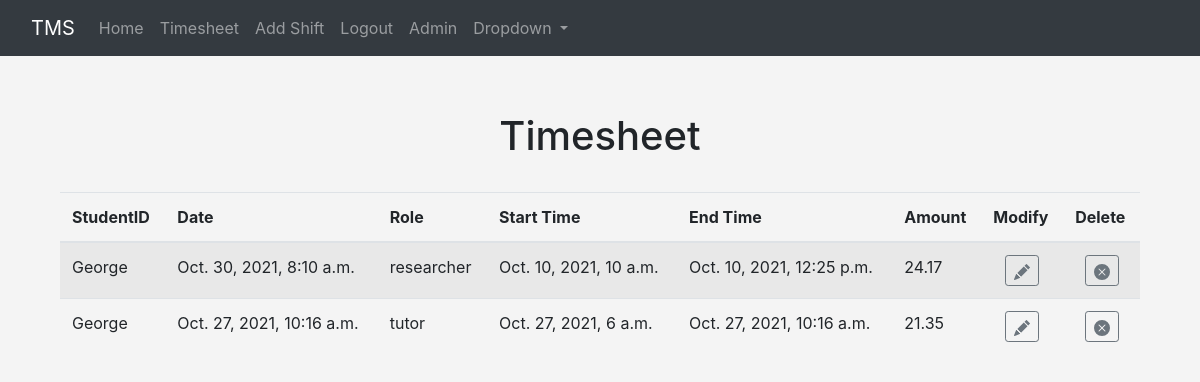
The page /shifts (signed in) on the database as committed earlier.
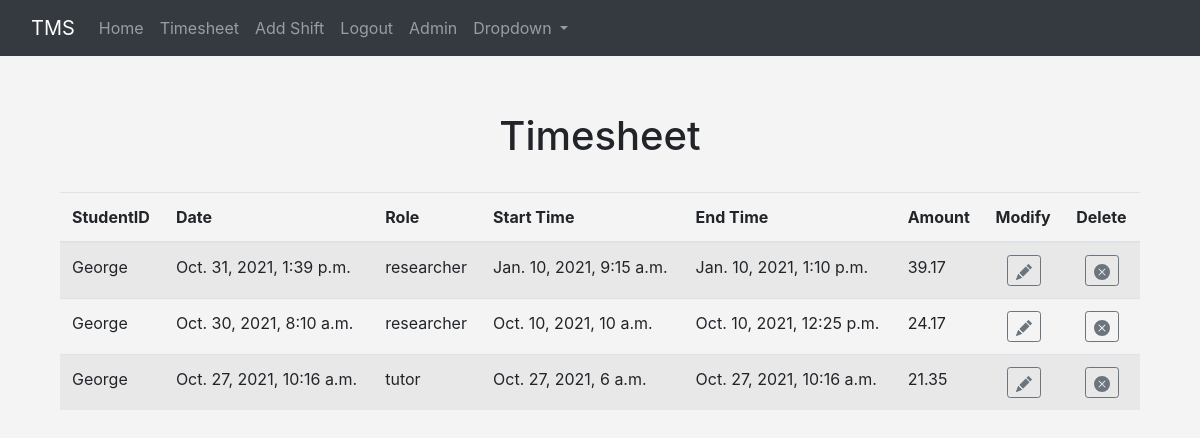
The same page on the database as committed later.
### timesheet/models.py (models this page shows, shortened)
class Shift(models.Model):
    studentID = models.ForeignKey(User, blank=True, null=True, on_delete=models.CASCADE)
    date = models.DateTimeField('Date added', auto_now_add=True)
    role = models.ForeignKey(Roles, blank=True, null=True, on_delete=models.SET_NULL)
    startHour = models.DateTimeField('Time started working')
    endHour = models.DateTimeField('Time finished working')
    def payment(self):
        time = self.endHour - self.startHour                                 #calculate time working
        payment = round(self.role.hourlyPay * time.seconds / 60 / 60,2)      #hourlyPay * hours worked, rounded for 2 demicals
        return payment

class Roles(models.Model):
    name = models.CharField('Type of role', max_length=120)
    hourlyPay = models.IntegerField('Payment per hour for a role')
    def __str__(self):
        return self.name

### timesheet/views.py (the view)
# urls.py: path('shifts', views.shifts, name="shifts"),
def shifts(request):
    shifts = Shift.objects.all().order_by('-date')
    return render(request, 'timesheet/shifts.html',{'shifts': shifts})

### timesheet/templates/timesheet/shifts.html (shortened to what this page needs)
{% extends 'timesheet/base.html' %}
    {% block content %}
    <center>
    <br>
    <div class="container">
        <h1>Timesheet</h1> <br/>
        <table class="table table-striped">
          <thead>
            <tr>
                <th scope="col">StudentID</th>
                <th scope="col">Date</th>
                <th scope="col">Role</th>
                <th scope="col">Start Time</th>
                <th scope="col">End Time</th>
                <th scope="col">Amount</th>
                <th scope="col">Modify</th>
                <th scope="col">Delete</th>
            </tr>
          </thead>
            {% for shift in shifts %}
                {% if user == shift.studentID %}
                    <tr>
                        <td>
                        {{ shift.studentID }}
                        </td>
                        <td>
                        {{ shift.date }}
                        </td>
                        <td>
                        {{ shift.role }}
                        </td>
                        <td>
                        {{ shift.startHour }}
                        </td>
                        <td>
                        {{ shift.endHour }}
                        </td>
                        <td>
                        {{ shift.payment }}
                        </td>
                        <td align="center">
                            <a href="{% url 'update-shift' shift.id %}" class="btn btn-outline-secondary btn-sm">
                            </a>
                        </td>
                        <td align="center">
                            <a href="{% url 'delete-shift' shift.id %}" class="btn btn-outline-secondary btn-sm">
                            </a>
                        </td>
                    </tr>
                {% endif %}
            {% endfor %}
        </table>
    </div>
    </center>
    {% endblock %}

Rows that differ between the two databases and show on the page:
added Shift: studentID "George", date "Oct. 31, 2021, 1:39 p.m.", role "researcher", startHour "Jan. 10, 2021, 9:15 a.m.", endHour "Jan. 10, 2021, 1:10 p.m.", payment "39.17"
